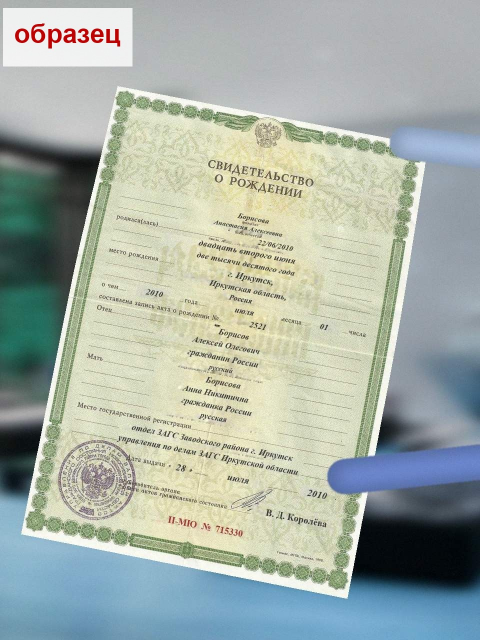
#> input picture samples/BIRTHCERT_1998/2_SYN_BIRTHCERT_2010.jpg, 960 x 1280 px (shown at 1/2 size)
$ python -i deskewer.py   (imports and definitions only)
#> lines starting #> are read from the running program, lines starting #| are printed output that depends on the picture; after the words box and inside, x2 and y2 are one past the last pixel; in counts of white or black regions, pixels touching at a corner belong together
"""
Projection-profile deskew for document images.

After perspective correction, pages can still have a residual tilt. This
module finds and corrects that tilt by maximising the variance of horizontal
projection profiles — text lines create sharp peaks when horizontal and
smeared peaks when tilted.

Works entirely with OpenCV / NumPy — no templates required.
"""

import cv2
import numpy as np


class DocDeskewer:
    """Correct residual tilt in perspective-corrected document images.

    Note: the constructor defaults below are this class's own defaults for
    standalone use. `Pipeline` overrides them (`angle_range=10.0,
    angle_steps=101, min_angle=2.0, scale=0.4`) - see `Pipeline.__init__`.

    Args:
        angle_range: Search range in degrees, symmetric around 0. Default ±2°.
        angle_steps: Number of candidate angles the brute-force resolution
            would use (e.g. 81 -> ~0.05° resolution); actual search is
            coarse-to-fine (see `coarse_steps` and `_find_angle`), using far
            fewer `cv2.warpAffine` calls than a full scan at this resolution
            while picking the same angle. Default 81.
        min_angle: Skip rotation if detected angle is below this threshold (deg).
            Avoids unnecessary resampling on already-flat documents. Default 0.5°.
        scale: Fraction of original resolution used for angle search. Default 0.3.
    """

    def __init__(
        self,
        angle_range: float = 2.0,
        angle_steps: int = 81,
        min_angle: float = 0.5,
        scale: float = 0.3,
        coarse_steps: int = 21,
    ):
        """
        Args (new):
            coarse_steps: number of angles in a first, coarse search pass over
                the full [-angle_range, angle_range] window. The best coarse
                candidate is then refined with a second pass, at the same
                resolution the brute-force `angle_steps` would give, but only
                within one coarse step's width around it (not over the whole
                range) - see `_find_angle`. This cuts the number of
                `warpAffine` calls from `angle_steps` to roughly
                `coarse_steps + (2 * coarse_step_deg / fine_resolution)`
                (measured ~3x fewer on the default params below), while
                matching the brute-force result whenever the projection-
                variance curve is unimodal in the coarse window - true for
                genuine single-peak skew; verified to pick the identical angle
                as the brute-force search on samples/.
        """
        self.angle_range = angle_range
        self.angle_steps = angle_steps
        self.min_angle = min_angle
        self.scale = scale

        self.angles = np.linspace(-angle_range, angle_range, angle_steps)  # kept for introspection/back-compat

        self.coarse_steps = max(3, min(coarse_steps, angle_steps))
        self.coarse_angles = np.linspace(-angle_range, angle_range, self.coarse_steps)
        coarse_step_deg = (2 * angle_range) / (self.coarse_steps - 1) if self.coarse_steps > 1 else angle_range
        full_res = (2 * angle_range) / (angle_steps - 1) if angle_steps > 1 else angle_range
        self._fine_half_range = coarse_step_deg
        self._fine_count = max(3, int(round(2 * coarse_step_deg / full_res)) + 1)

    def deskew(self, img: np.ndarray, n_segments: int = 1) -> np.ndarray:
        """Apply deskew correction.

        Args:
            img: RGB document crop (H × W × 3, uint8).
            n_segments: Number of page segments from DocDetector.
                When 2, each vertical half is deskewed independently
                to handle spine-bend in open passports.

        Returns:
            Deskewed image (same shape), or original if no correction needed.
        """
        if n_segments == 2:
            return self._deskew_two_page(img)
        return self._deskew_single(img)

    # ------------------------------------------------------------------
    # Private helpers
    # ------------------------------------------------------------------

    def _deskew_single(self, img: np.ndarray) -> np.ndarray:
        angle = self._find_angle(img)
        if abs(angle) < self.min_angle:
            return img
        return self._rotate(img, angle)

    def _deskew_two_page(self, img: np.ndarray) -> np.ndarray:
        h = img.shape[0]
        mid = h // 2
        upper = img[:mid]
        lower = img[mid:]

        upper_out = self._deskew_single(upper)
        lower_out = self._deskew_single(lower)

        if upper_out is upper and lower_out is lower:
            return img
        return np.vstack([upper_out, lower_out])

    def _find_angle(self, img: np.ndarray) -> float:
        """Return the skew angle (degrees) that maximises projection variance.

        Two-pass coarse-to-fine search instead of a brute-force scan over all
        `angle_steps` angles: a coarse pass over the full range locates the
        peak's neighborhood cheaply, then a fine pass refines within one
        coarse step of it at the original target resolution. Far fewer
        `warpAffine` calls for the same effective resolution (see __init__).
        """
        gray = cv2.cvtColor(img, cv2.COLOR_RGB2GRAY) if img.ndim == 3 else img.copy()
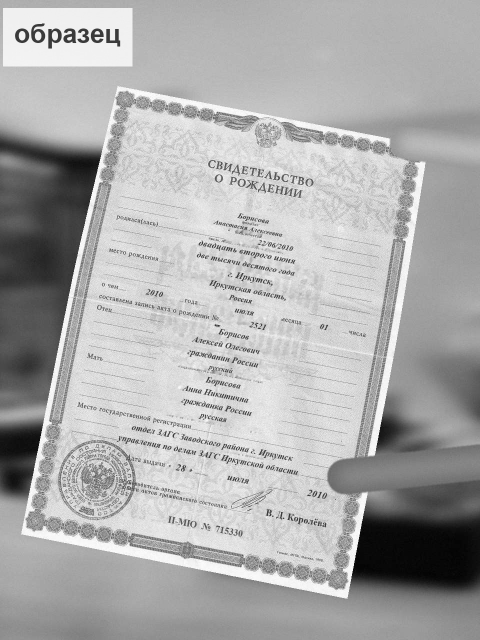
#> gray: shape (1280, 960) (shown at 1/2 size); min 0, max 255, mean 172

        # Downscale for speed
        h, w = gray.shape[:2]
#> h = 1280; w = 960
        sh = max(1, int(h * self.scale))
#> sh = 384
        sw = max(1, int(w * self.scale))
#> sw = 288
        small = cv2.resize(gray, (sw, sh), interpolation=cv2.INTER_AREA)
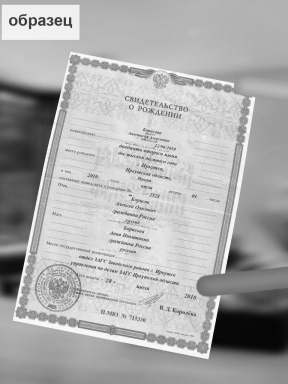
#> small: shape (384, 288); min 4, max 251, mean 172.1

        # Binarize: dark text on light background → invert so text pixels = 255
        _, binary = cv2.threshold(small, 0, 255, cv2.THRESH_BINARY_INV + cv2.THRESH_OTSU)
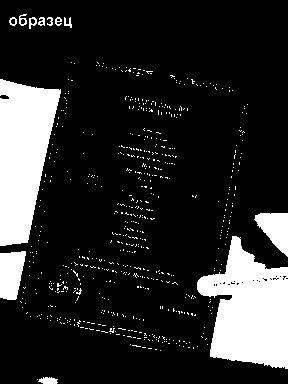
#> binary: shape (384, 288); 16.6% white; 614 white regions (602 under 20 px), largest, box (x1, y1, x2, y2) and area: (197, 236, 288, 369) 7772, (0, 79, 61, 246) 7000, (0, 251, 26, 300) 1013
        cx, cy = sw / 2.0, sh / 2.0
#> cx = 144; cy = 192

        def score_angles(angles):
            scores = np.empty(len(angles))
            for i, angle in enumerate(angles):
                M = cv2.getRotationMatrix2D((cx, cy), angle, 1.0)
                rotated = cv2.warpAffine(binary, M, (sw, sh),
                                         flags=cv2.INTER_NEAREST,
                                         borderMode=cv2.BORDER_CONSTANT,
                                         borderValue=0)
                scores[i] = rotated.sum(axis=1).astype(np.float64).var()
#> this loop made 21 passes
#> pass 1, in score_angles, `rotated = cv2.warpAffine(binary, M, (sw, sh), flags=cv2.INTER_NEAREST,..`:
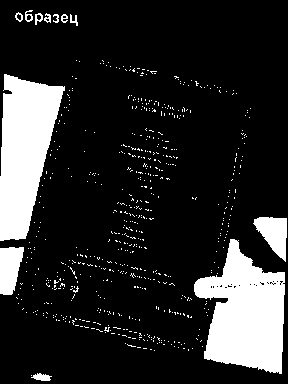
#> rotated: shape (384, 288); 16.5% white; 616 white regions (604 under 20 px), largest, box (x1, y1, x2, y2) and area: (194, 239, 285, 374) 7771, (0, 74, 65, 241) 6954, (253, 217, 287, 262) 899
#> pass 2, in score_angles, `rotated = cv2.warpAffine(binary, M, (sw, sh), flags=cv2.INTER_NEAREST,..`:
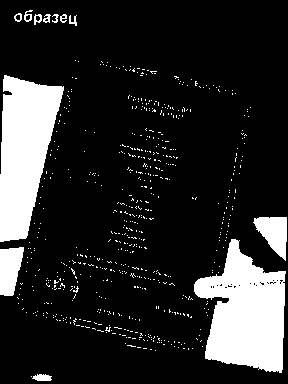
#> rotated: shape (384, 288); 16.5% white; 621 white regions (609 under 20 px), largest, box (x1, y1, x2, y2) and area: (194, 239, 286, 373) 7774, (0, 75, 64, 242) 6962, (253, 217, 287, 261) 900
#> pass 3, in score_angles, `rotated = cv2.warpAffine(binary, M, (sw, sh), flags=cv2.INTER_NEAREST,..`:
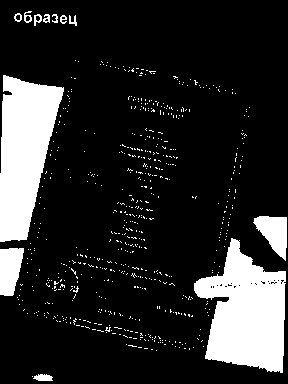
#> rotated: shape (384, 288); 16.5% white; 615 white regions (603 under 20 px), largest, box (x1, y1, x2, y2) and area: (194, 238, 286, 373) 7771, (0, 75, 64, 242) 6966, (0, 248, 24, 296) 909
#> after the loop, scores = 21 values, max 66658964.4 at index 20, min 56160199.7 at index 0, mean 63069559.7
            return scores

        # Coarse pass over the full range.
        coarse_scores = score_angles(self.coarse_angles)
#> coarse_scores has the same summary as scores in score_angles
        coarse_best_idx = int(np.argmax(coarse_scores))
#> coarse_best_idx = 20
        # If the maximum is at the boundary of the full search range, the
        # projection profile has no clear peak — most likely a false
        # detection (stamp, hologram, textured background). Return 0 to skip
        # correction (same rule as the original brute-force search).
        if coarse_best_idx == 0 or coarse_best_idx == len(self.coarse_angles) - 1:
            return 0.0
        coarse_best_angle = float(self.coarse_angles[coarse_best_idx])

        # Fine pass: refine within +/- one coarse step, at the resolution the
        # brute-force angle_steps would give over the full range.
        lo = max(-self.angle_range, coarse_best_angle - self._fine_half_range)
        hi = min(self.angle_range, coarse_best_angle + self._fine_half_range)
        fine_angles = np.linspace(lo, hi, self._fine_count)
        fine_scores = score_angles(fine_angles)
        fine_best_idx = int(np.argmax(fine_scores))

        return float(fine_angles[fine_best_idx])

    def _rotate(self, img: np.ndarray, angle: float) -> np.ndarray:
        h, w = img.shape[:2]
        M = cv2.getRotationMatrix2D((w / 2.0, h / 2.0), angle, 1.0)
        return cv2.warpAffine(img, M, (w, h),
                              flags=cv2.INTER_LINEAR,
                              borderMode=cv2.BORDER_REPLICATE)

>>> import cv2
>>> picture = cv2.cvtColor(cv2.imread('../../../../samples/BIRTHCERT_1998/2_SYN_BIRTHCERT_2010.jpg'), cv2.COLOR_BGR2RGB)
>>> result = DocDeskewer().deskew(picture)
#> in _deskew_single, `angle = self._find_angle(img)`: angle = 0
